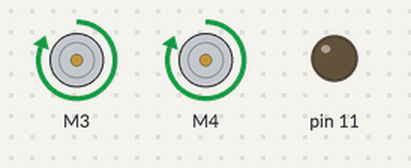
The sketch below on a simulated Arduino Uno, built with avr-gcc and run on an emulated ATmega328P. Parts: 2 × DC motor (green arrow = forward, orange = backward, longer = faster), output pins drawn as LEDs (lit = HIGH).

Above: at 0.1 s.
At 4.1 s:
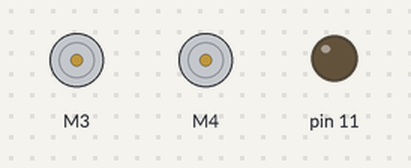
Timing chart, 0 to 5.6 s (numbered marks = the images above):
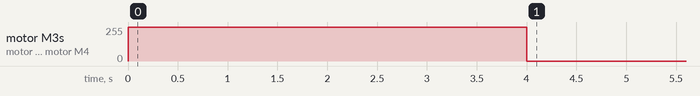

The sketch:

Test_Motors.ino
```cpp
#include <Adafruit_MotorShield.h>
#include <Wire.h>
#include <Angus_Lib.h>

void setup() {
  initialize();
  setMotorSpeed(MAX_MOTOR_SPEED,MAX_MOTOR_SPEED,FORWARD,FORWARD);
  delay (4000);
  setMotorSpeed(0,0,BRAKE,BRAKE);
}

void loop() {


}
```

Measured:
- by itself, motor M3, motor M4: stopped → forward 255/255 at 0.00 s, → stopped 4.0 s later
